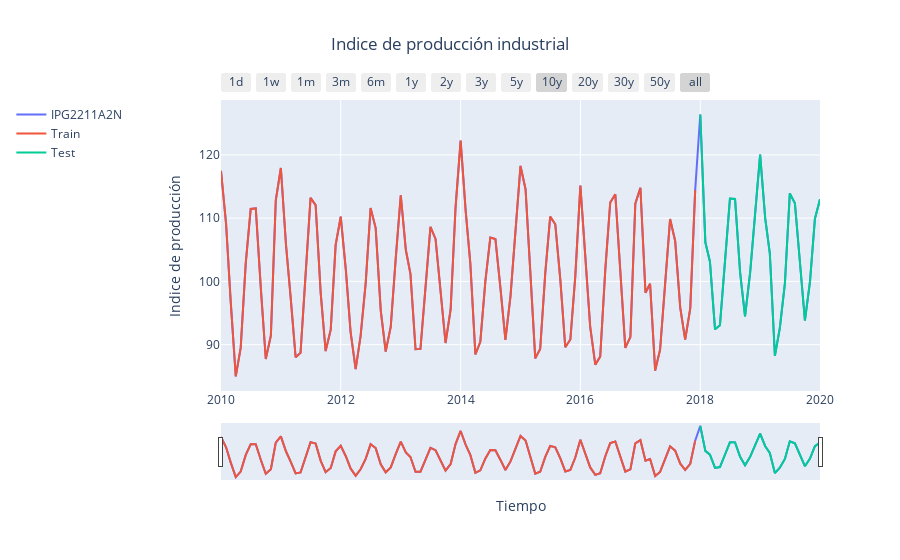

Here is the notebook cell this chart was saved with:
### Code cell
plot_('Indice de producción industrial', 
      (data.index, data['IPG2211A2N'], 'IPG2211A2N'),
      (train.index, train['IPG2211A2N'], 'Train'),
      (test.index, test['IPG2211A2N'], 'Test'))
